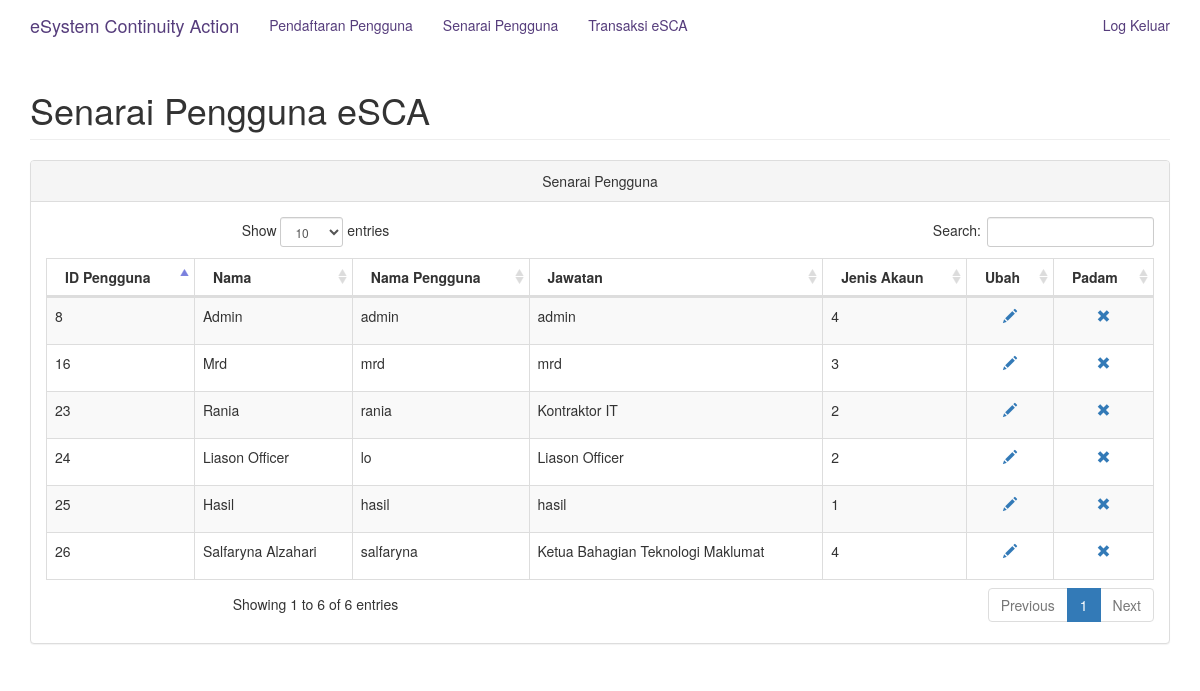
Page /user/pages/semakpenggunatest.php (signed in) on the committed database.
### tables this page shows
CREATE TABLE IF NOT EXISTS `members` (
  `id` int(10) NOT NULL AUTO_INCREMENT,
  `username` varchar(20) NOT NULL,
  `password` varchar(255) NOT NULL,
  `typeuser` int(10) NOT NULL,
  `jawatan` varchar(200) NOT NULL,
  `nama` varchar(20) NOT NULL,
  PRIMARY KEY (`id`)
);

### user/pages/semakpenggunatest.php (the view, shortened to what this page needs)
<?php
$connect = mysql_connect("localhost", "root", "user123") or die (mysql_error());
$sql = "SELECT * FROM members";
$result = mysql_query($sql, $connect);
?>
<!DOCTYPE html>
<html lang="en">
  <head>
    <link href="/esca/docs/css/bootstrap.min.css" rel="stylesheet">
    <link href="/esca/docs/css/highlight.css" rel="stylesheet">
     <link href="/esca/dist/css/docs.min.css" rel="stylesheet">
    <link href="/esca/bower_components/datatables-plugins/integration/bootstrap/3/dataTables.bootstrap.css" rel="stylesheet">
    <link href="/esca/bower_components/datatables-responsive/css/dataTables.responsive.css" rel="stylesheet">
    <link href="/esca/docs/css/main.css" rel="stylesheet">
  </head>
  <body>
  <header role="banner" class="navbar navbar-static-top bs-docs-nav">
      <div class="container">
        <div class="navbar-header">
          <a href="../" class="navbar-brand">eSystem Continuity Action</a>
        </div>
	   <nav  id="collapse" role="navigation" class="collapse navbar-collapse bs-navbar-collapse-menu-right">
          <ul class="nav navbar-nav navbar-left">
            <li><a href="/esca/user/pages/penggunabaru.php"><i class="fa fa-plus-square fa-fw"></i> Pendaftaran Pengguna</a></li>
            <li><a href="#"><i class="fa fa-tasks fa-fw"></i> Senarai Pengguna</a></li>
            <li><a href="/esca/user/pages/semaksesi.php"><i class="fa fa-database fa-fw"></i> Transaksi eSCA</a></li>
          </ul>
		  <ul class="nav navbar-nav navbar-right">
            <li><a href="/esca/page/logout.php" >Log Keluar</a></li>
          </ul>
        </nav>
      </div>
    </header>
   <main id="content" role="main">
	    <div align = "center" class="container">
		  <div id="page-wrapper">
          <div class="row">
                <div class="col-lg-12">
                    <h1 class="page-header">Senarai Pengguna eSCA</h1>
                </div>
            </div>
		  <div class="row">
                <div class="col-lg-12">
                    <div class="panel panel-default">
                        <div class="panel-heading">
                            Senarai Pengguna
                        </div>
                        <div class="panel-body">
                            <div class="dataTable_wrapper">
                                <table class="table table-striped table-bordered table-hover" id="dataTables-example">
                                    <thead>
                                        <tr>
                                            <th>ID Pengguna</th>
                                            <th>Nama</th>
                                            <th>Nama Pengguna</th>
                                            <th>Jawatan</th>
											<th>Jenis Akaun</th>
											<th>Ubah</th>
											<th>Padam</th>
                                        </tr>
                                    </thead>
                                    <tbody>
                                       <?php
								     while($row = mysql_fetch_array($result)){
								    	?>
                                        <tr class="gradeA">
                                            <td><?php echo $row['id']; ?></td>
                                            <td><?php echo $row['nama']; ?></td>
                                            <td><?php echo $row['username']; ?></td>
                                             <td ><?php echo $row['jawatan']; ?></td>
											<td><?php echo $row['typeuser']; ?></td>
											<td><center>
												<p><a href="reset_pass.php?user_id=<?=$row["id"];?>"><span class="glyphicon glyphicon-pencil" aria-hidden="true"></span></a></p>
											</center></td>
									<td><center>
										<p><a href="del_pengguna.php?user_id=<?=$row["id"];?>"><span class="glyphicon glyphicon-remove" aria-hidden="true"></span></a></p>
									</center></td>
											<?php
									}
									?>
                                        </tr>
                                    </tbody>
                                </table>
						</div>
                        </div>
                    </div>
                </div>
            </div>
             </div>
            </div>
    </main>
</body>
</html>

### docs/css/main.css (style rules this page uses)
body { font-family: 'Helvetica Neue', Helvetica, Arial, sans-serif; padding-bottom: 50px; }
.page-header { text-align: left; }

### rows in the picture
members: id "8", nama "Admin", username "admin", jawatan "admin", typeuser "4"
members: id "16", nama "Mrd", username "mrd", jawatan "mrd", typeuser "3"
members: id "23", nama "Rania", username "rania", jawatan "Kontraktor IT", typeuser "2"
members: id "24", nama "Liason Officer", username "lo", jawatan "Liason Officer", typeuser "2"
members: id "25", nama "Hasil", username "hasil", jawatan "hasil", typeuser "1"
members: id "26", nama "Salfaryna Alzahari", username "salfaryna", jawatan "Ketua Bahagian Teknologi Maklumat", typeuser "4"
